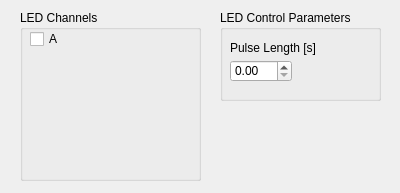
<?xml version="1.0" encoding="UTF-8"?>
<ui version="4.0">
 <class>Dialog</class>
 <widget class="QDialog" name="Dialog">
  <property name="geometry">
   <rect>
    <x>0</x>
    <y>0</y>
    <width>400</width>
    <height>193</height>
   </rect>
  </property>
  <property name="windowTitle">
   <string>Dialog</string>
  </property>
  <widget class="QGroupBox" name="groupBox">
   <property name="geometry">
    <rect>
     <x>220</x>
     <y>10</y>
     <width>161</width>
     <height>91</height>
    </rect>
   </property>
   <property name="title">
    <string>LED Control Parameters</string>
   </property>
   <widget class="QDoubleSpinBox" name="doubleSpinBox">
    <property name="geometry">
     <rect>
      <x>10</x>
      <y>50</y>
      <width>62</width>
      <height>22</height>
     </rect>
    </property>
   </widget>
   <widget class="QLabel" name="label">
    <property name="geometry">
     <rect>
      <x>10</x>
      <y>30</y>
      <width>91</width>
      <height>16</height>
     </rect>
    </property>
    <property name="text">
     <string>Pulse Length [s]</string>
    </property>
   </widget>
  </widget>
  <widget class="QGroupBox" name="groupBox_2">
   <property name="geometry">
    <rect>
     <x>20</x>
     <y>10</y>
     <width>181</width>
     <height>171</height>
    </rect>
   </property>
   <property name="title">
    <string>LED Channels</string>
   </property>
   <widget class="QCheckBox" name="checkBox">
    <property name="geometry">
     <rect>
      <x>10</x>
      <y>20</y>
      <width>51</width>
      <height>18</height>
     </rect>
    </property>
    <property name="text">
     <string>A</string>
    </property>
   </widget>
  </widget>
 </widget>
 <resources/>
 <connections/>
</ui>
